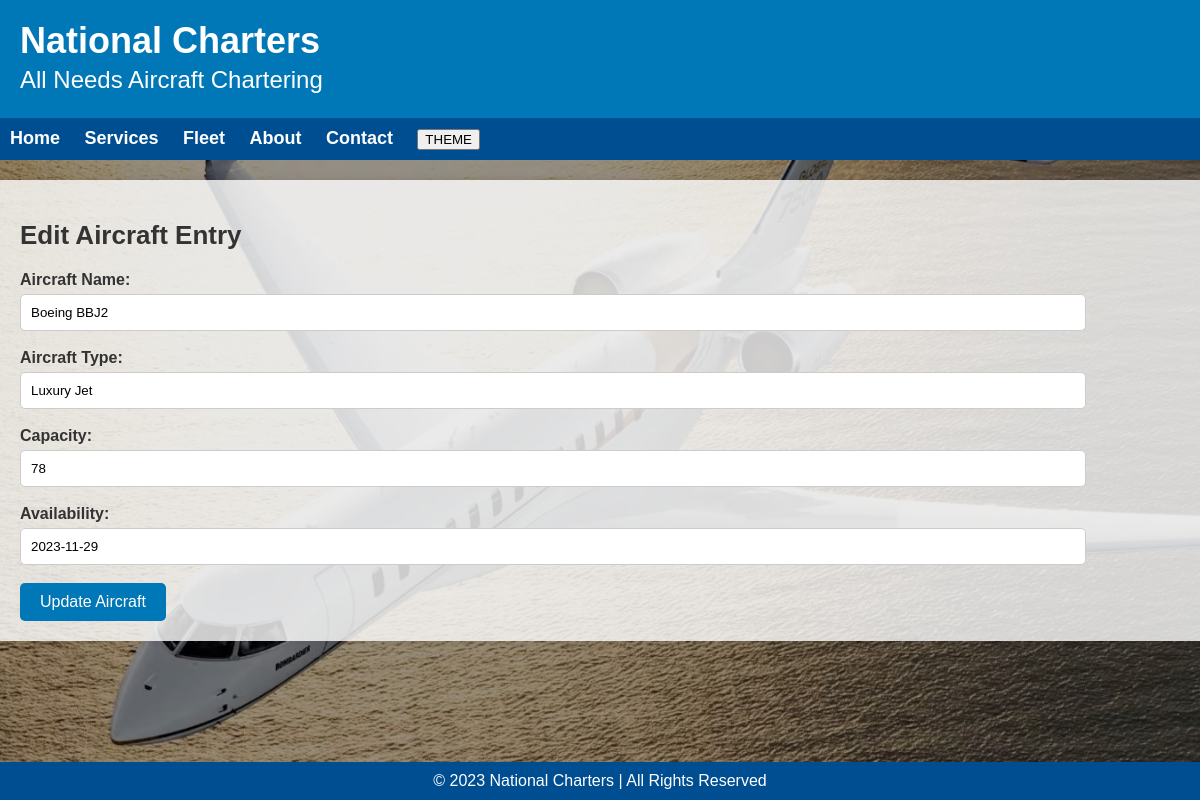
The page /edit_airplane.php?id=10 on the database its author committed.
### tables this page shows
CREATE TABLE `available` (
  `airplane_id` int(4) NOT NULL,
  `airplane` varchar(50) NOT NULL,
  `airplane_type` varchar(50) NOT NULL,
  `capacity` int(3) NOT NULL,
  `availability` date NOT NULL
);

### edit_airplane.php (the view, shortened to what this page needs)
<?php
$servername = "localhost";
$username = "root";
$password = "";
$dbname = "POSTTEST";
$conn = new mysqli($servername, $username, $password, $dbname);
$airplane_id = $airplane = $airplane_type = $capacity = $availability = "";
if (isset($_GET['id']) && is_numeric($_GET['id'])) {
    $id = $_GET['id'];
    $sql = "SELECT * FROM available WHERE airplane_id = $id";
    $result = $conn->query($sql);
    if ($result->num_rows > 0) {
        $row = $result->fetch_assoc();
        $airplane_id = $row['airplane_id'];
        $airplane = $row['airplane'];
        $airplane_type = $row['airplane_type'];
        $capacity = $row['capacity'];
        $availability = $row['availability'];
    } else {
        echo "Aircraft entry not found.";
    }
} else {
    echo "Invalid aircraft ID.";
}
?>
<!DOCTYPE html>
<html lang="en">
<head>
    <link rel="stylesheet" href="edit_style.css">
</head>
<body>
    <header>
        <div>
            <h1>National Charters</h1>
            <p>All Needs  Aircraft Chartering</p>
        </div>
    </header>
    <nav>
        <ul>
            <li><a href="index.html">Home</a></li>
            <li class="services"><a href="#">Services</a></li>
            <li class="fleet"><a href="available_airplanes.php">Fleet</a></li>
            <li><a href="about.html">About</a></li>
            <li><a href="contact.html">Contact</a></li>
            <li><button id="theme-button">THEME</button></li>
        </ul>
    </nav>
<div class="container">
<h2>Edit Aircraft Entry</h2>
    <form method="post" action="edit_airplane.php?id=<?php echo $airplane_id; ?>">
        <label for="airplane">Aircraft Name:</label>
        <input type="text" id="airplane" name="airplane" value="<?php echo $airplane; ?>"><br><br>
        <label for="airplane_type">Aircraft Type:</label>
        <input type="text" id="airplane_type" name="airplane_type" value="<?php echo $airplane_type; ?>"><br><br>
        <label for="capacity">Capacity:</label>
        <input type="text" id="capacity" name="capacity" value="<?php echo $capacity; ?>"><br><br>
        <label for="availability">Availability:</label>
        <input type="text" id="availability" name="availability" value="<?php echo $availability; ?>"><br><br>
        <button type="submit" value="Update Entry">Update Aircraft</button>
    </form>
</div>
<footer>
        &copy; 2023 National Charters | All Rights Reserved
    </footer>
</body>
</html>

### edit_style.css (style rules this page uses)
html, body { height: 100%; }
h1, h2, p { margin: 0; padding: 0; text-align: justify; }
body { font-family: Arial, sans-serif; background-color: #f0f0f0; color: #333; margin: 0; background-image: url('bombardier-global-7500.jpg'); background-size: cover; background-repeat: no-repeat; background-position: 25%, 75%; backdrop-filter: brightness(0.6); }
header { background-color: #0077b6; color: #fff; padding: 20px; text-align: left; display: flex; justify-content: space-between; align-items: center; }
header h1 { font-size: 36px; }
nav { background-color: #004e92; text-align: left; padding: 10px; }
nav ul { list-style: none; margin: 0; padding: 0; }
nav ul li { display: inline; margin-right: 20px; }
nav ul li:last-child { margin-right: 0; }
nav a { color: #fff; text-decoration: none; font-weight: bold; font-size: 18px; }
.container { max-width: 1850px; margin: 20px auto; padding: 20px; background-color: rgba(255, 255, 255, 0.8); box-shadow: 0 0 10px rgba(0, 0, 0, 0.1); flex-grow: 1; }
li { font-size: 18px; }
h2 { font-size: 26px; margin-top: 20px; margin-bottom: 20px; }
p { font-size: 24px; line-height: 1.5; }
label { display: block; font-weight: bold; }
input[type="text"], input[type="email"], select, input[type="number"] { width: 90%; padding: 10px; margin-top: 5px; border: 1px solid #ccc; border-radius: 5px; }
button[type="submit"] { background-color: #0077b6; color: #fff; padding: 10px 20px; border: none; border-radius: 5px; cursor: pointer; font-size: 16px; }
footer { background-color: #004e92; color: #fff; text-align: center; padding: 10px; position: sticky; bottom: 0; top: 1080px; }

### rows shown on the page
available: airplane "Boeing BBJ2", airplane_type "Luxury Jet", capacity "78", availability "2023-11-29"
